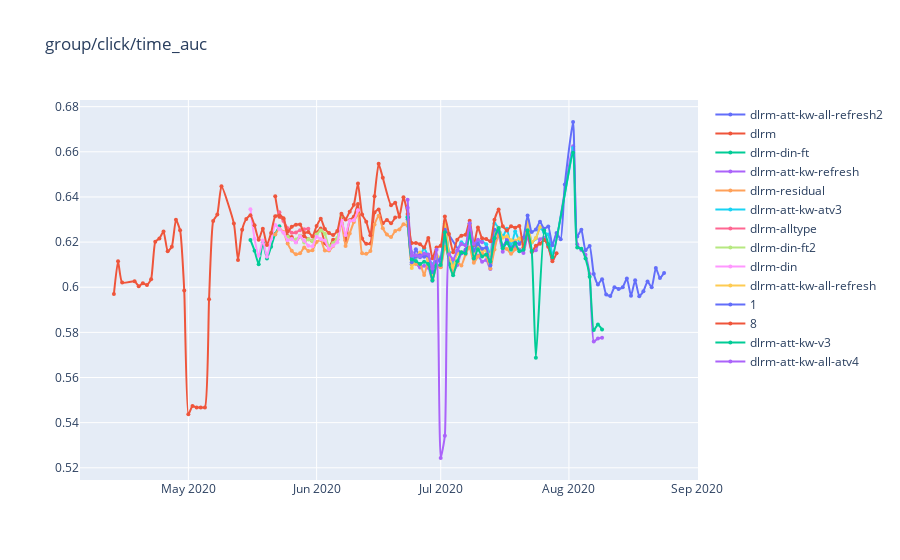
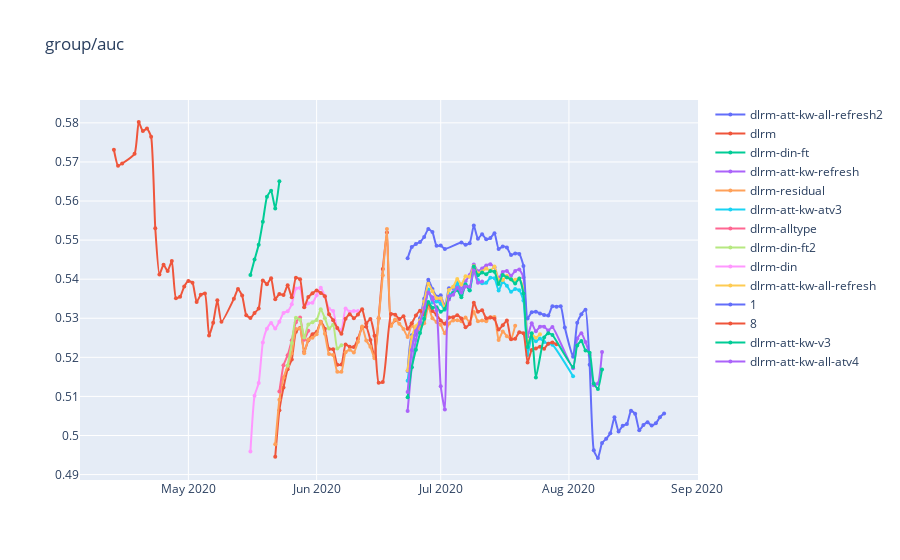
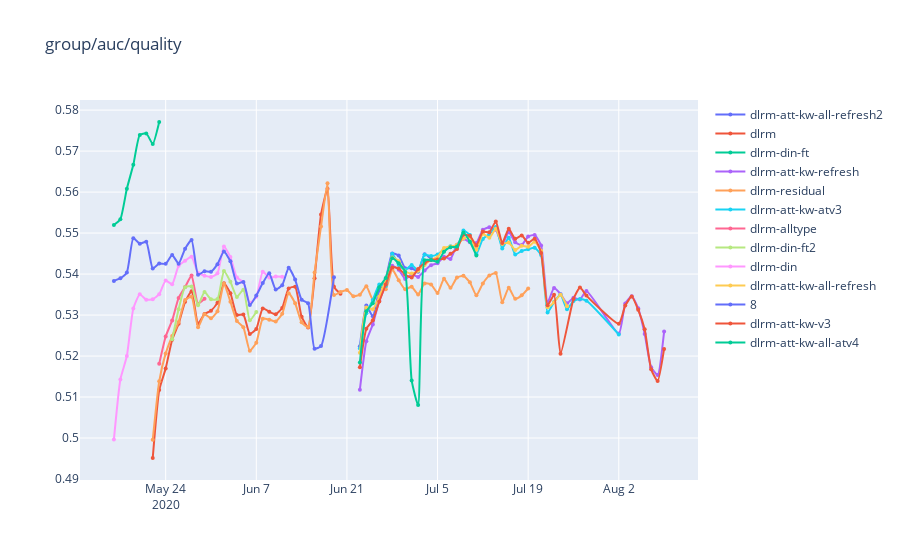
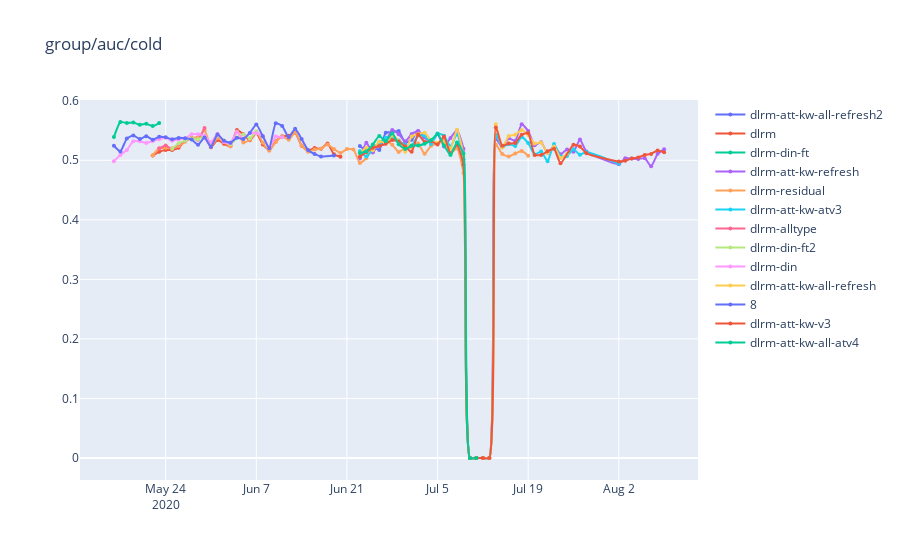

Notebook code cell kept with these figures, in order:
### Code cell
metrics = [
           'group/click/time_auc',
           'group/auc',
           'group/auc/quality',
           'group/auc/cold',
           'group/auc/activity_-1',
           'group/auc/activity_0',
           'group/auc/activity_1',
           'group/auc/activity_2',
           'Click/group/auc',
           'Click/group/auc/activity_-1',
           'Click/group/auc/activity_0',
           'Click/group/auc/activity_1',
           'Click/group/auc/activity_2',
           'Click/group/auc/quality',
           'Click/group/auc/cold',
#            'quality/group/click/time_auc', 'quality/group/auc',
           'group/top1_click_rate', 'group/top3_click_rate',
           'group/click/top1_dur_rate', 'group/click/top3_dur_rate',
           'Dur/group/click/time_auc',
          ]
gezi.line(df, x='date', y=metrics, color='model')
